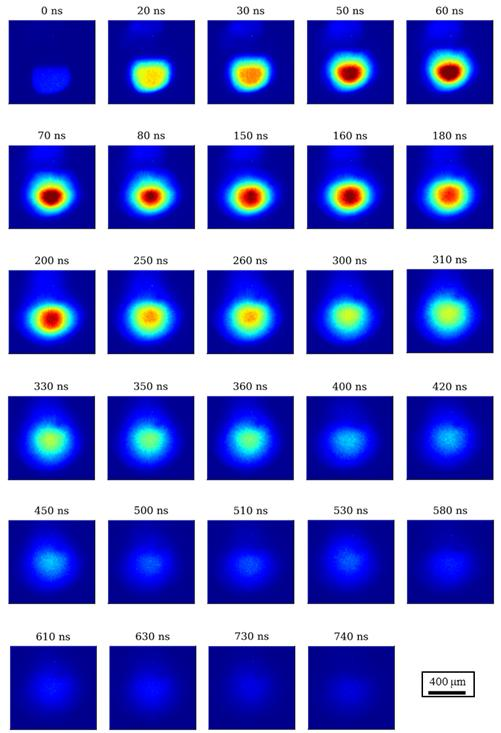
#> input picture prior/pluto/experiment/s4_source.jpeg, 501 x 733 px, found by its file name
$ python extract_experiment.py
#> lines starting #> are read from the running program, lines starting #| are printed output that depends on the picture; after the words box and inside, x2 and y2 are one past the last pixel; in counts of white or black regions, pixels touching at a corner belong together; long printed decimals are rounded
"""Digitize S4 without inventing resolution beyond the embedded JPEG."""
from pathlib import Path
import json, csv
import numpy as np
from PIL import Image
from scipy import ndimage
from scipy.spatial import cKDTree
import matplotlib
matplotlib.use('Agg')
import matplotlib.pyplot as plt

ROOT = Path(__file__).resolve().parents[1]
OUT = ROOT/'data/experimental'
TIMES = [0,20,30,50,60,70,80,150,160,180,200,250,260,300,310,
         330,350,360,400,420,450,500,510,530,580,610,630,730,740]
CALIBRATION = [20,60,150,260,400,580]

def measurements(a, pixel_um, threshold=27):
    mask=a>threshold
    labels,n=ndimage.label(mask)
    if n:
        sizes=ndimage.sum(mask,labels,np.arange(1,n+1))
        mask=labels==(1+np.argmax(sizes))
    yy,xx=np.indices(a.shape)
    signal=np.maximum(a-5,0)
    weight=signal.sum()
    xc=float((signal*xx).sum()/max(weight,1e-12))
    yc=float((signal*yy).sum()/max(weight,1e-12))
    if mask.sum()<3:
        rad=width=height=area=volume=avg=0.
    else:
        rows=np.flatnonzero(mask.any(1)); cols=np.flatnonzero(mask.any(0))
        rowwidth=[]
        for row in mask:
            x=np.flatnonzero(row)
            rowwidth.append(x[-1]-x[0]+1 if len(x) else 0)
        width=max(rowwidth)*pixel_um
        height=(rows[-1]-rows[0]+1)*pixel_um
        rad=width/2
        area=mask.sum()*pixel_um**2/1e6
        volume=np.sum(np.pi*(np.asarray(rowwidth)*pixel_um/2)**2)*pixel_um/1e9
        avg=float(a[mask].mean())
    return dict(radius_um=rad,width_um=width,height_um=height,area_mm2=area,
        apparent_volume_mm3=volume,mean_above27=avg,peak=float(a.max()),
        integrated_gray=float(signal.sum()),centroid_x_px=xc,centroid_y_px=yc)

def main():
    a=np.array(Image.open(OUT/'s4_source.jpeg').convert('RGB'))
#> a is the input picture: shape (733, 501, 3); mean R, G, B 112.9, 121.1, 204.8
    colored=(a.min(2)<200)&(a.max(2)>45)&((a.max(2).astype(int)-a.min(2))>40)
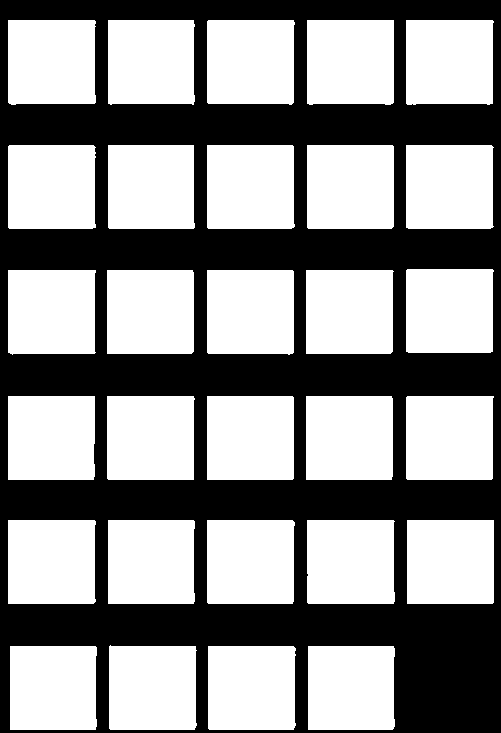
#> colored: shape (733, 501) bool; 57.6% white; 1 black region, box (x1, y1, x2, y2) and area: (0, 0, 501, 733) 155636
    lab,n=ndimage.label(colored)
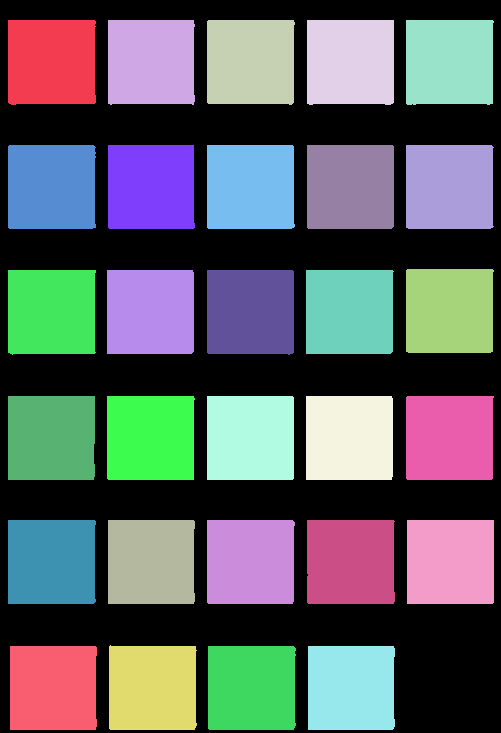
#> lab: shape (733, 501) int32; 30 distinct labels, from 0 to 29; one colour per label, 0 black
#> n = 29
    boxes=[]
    for sl in ndimage.find_objects(lab):
        if sl is None:continue
        ys,xs=sl; w=xs.stop-xs.start;h=ys.stop-ys.start
        if 60<w<100 and 60<h<100:boxes.append([xs.start,ys.start,xs.stop,ys.stop])
#> this loop made 29 passes
#> (w, h) on passes 1 to 12: (88, 85), (87, 85), (88, 85), (87, 85), (88, 85), (88, 84), (87, 84), (88, 84), (87, 84), (88, 84), (88, 84), (88, 85)
#> after the loop, boxes = 29 items, first 6: [8, 20, 96, 105], [108, 20, 195, 105], [207, 20, 295, 105], [307, 20, 394, 105], [406, 20, 494, 105], [8, 145, 96, 229]
    boxes=sorted(boxes,key=lambda q:(round(q[1]/120),q[0]))
    if len(boxes)!=29:raise RuntimeError(f'Expected 29 panels, detected {len(boxes)}')
    # Scale-bar interior excludes frame/text. The native black line occupies 36 pixels.
    roi=a[686:695,423:474]
    dark=(roi.max(2)<100)
    spans=[]
    for row in dark:
        runs=ndimage.find_objects(ndimage.label(row)[0])
        spans += [s[0].stop-s[0].start for s in runs if s and s[0].stop-s[0].start>10]
#> this loop made 9 passes
#> spans on passes 6 to 9: [36], [36, 37], [36, 37, 37], [36, 37, 37]
    scale_px=max(spans)
#> scale_px = 37
    pixel_um=400/scale_px
#> pixel_um = 10.81
    lut=(plt.get_cmap('jet')(np.linspace(0,1,256))[:,:3]*255)
    tree=cKDTree(lut)
    gray=[]; native=[];metrics=[];errors=[]
    for t,(x0,y0,x1,y1) in zip(TIMES,boxes):
        im=a[y0+1:y1-1,x0+1:x1-1]
        dist,g=tree.query(im.reshape(-1,3))
        g=g.reshape(im.shape[:2]).astype(float)
        # Preserve JPEG native sampling; place variable-sized crops into common canvas.
        native.append(im);gray.append(g);errors.append(float(np.median(dist)))
        m=measurements(g,pixel_um);m.update(time_ns=t,calibration=t in CALIBRATION)
        metrics.append(m)
#> this loop made 29 passes
#> (t, x0, y0, x1, y1, n in measurements, sizes in measurements, weight in measurements) on passes 1 to 12: (0, 8, 20, 96, 105, 1, [563], 24390), (20, 108, 20, 195, 105, 1, [1295], 152779), (30, 207, 20, 295, 105, 1, [1431], 173820), (50, 307, 20, 394, 105, 2, [20, 1686], 216262), (60, 406, 20, 494, 105, 2, [42, 1777], 229873), (70, 8, 145, 96, 229, 6, [25, 2, 1, 1, 1, 1944], 233953), (80, 108, 145, 195, 229, 2, [10, 2010], 222901), (150, 207, 145, 295, 229, 1, [1909], 228504), (160, 307, 145, 394, 229, 5, [6, 14, 1, 1, 1931], 236089), (180, 406, 145, 494, 229, 1, [2066], 227086), (200, 8, 270, 96, 355, 2, [2243, 3], 242329), (250, 107, 270, 194, 354, 5, [2, 14, 2238, 2, 7], 218072)
#> (t, x0, y0, x1, y1, n in measurements, weight in measurements, xc in measurements) on passes 28 to 29: (730, 208, 646, 296, 730, 0, 17489, 40.48), (740, 308, 646, 395, 730, 0, 13737, 39.98)
#> pass 1, in main, `im=a[y0+1:y1-1,x0+1:x1-1]`:
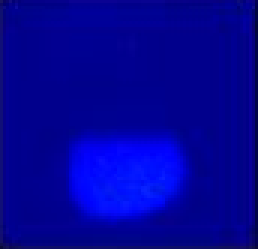
#> im: shape (83, 86, 3) (shown 3 times larger); mean R, G, B 1.5, 2, 153.5
#> pass 1, in measurements, `mask=a>threshold`:
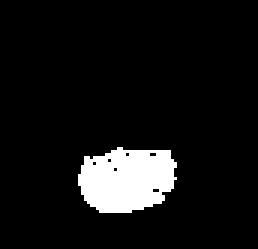
#> mask: shape (83, 86) bool (shown 3 times larger); 7.9% white; 1 white region, box (x1, y1, x2, y2) and area: (26, 49, 59, 71) 563
#> after the loop:
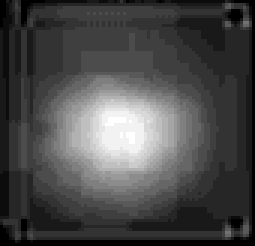
#> g: shape (82, 85) float64 (shown 3 times larger); min 0, max 20, mean 5.85; drawn with min black and max white
#> after the loop, errors = 29 values, max 2.67 at index 5, min 1.73 at index 0, mean 2.17; gray = 29 items; metrics = 29 items; native = 29 items
    h=min(g.shape[0] for g in gray);w=min(g.shape[1] for g in gray)
#> after `h = min((g.shape[0] for g in gray))`: h = 82
#> after `w = min((g.shape[1] for g in gray))`: w = 85
    gray=np.stack([g[:h,:w] for g in gray]);rgb=np.stack([g[:h,:w] for g in native])
    np.savez_compressed(OUT/'s4_frames.npz',gray=gray,rgb=rgb,times_ns=TIMES,pixel_um=pixel_um)
    with (OUT/'metrics.csv').open('w',newline='',encoding='utf-8') as f:
        wr=csv.DictWriter(f,fieldnames=list(metrics[0]));wr.writeheader();wr.writerows(metrics)
    (OUT/'manifest.json').write_text(json.dumps(dict(
        source='lpor202400388-sup-0001-suppmat.pdf',page=6,embedded_size=list(a.shape[:2]),
        panel_boxes=boxes,times_ns=TIMES,calibration_times_ns=CALIBRATION,
        scale_bar_um=400,scale_bar_native_pixels=scale_px,pixel_um=pixel_um,
        grayscale_recovery='Nearest RGB in matplotlib jet LUT; JPEG approximation, not raw CCD data',
        median_rgb_lut_residual=errors,nominal_threshold=27,
        notes=['0 ns is an observed frame, not assumed a dark exposure.',
               'S7 is from the same experiment, not independent validation.',
               'One native pixel is the minimum spatial quantization uncertainty.']
    ),indent=2),encoding='utf-8')
    fig,axes=plt.subplots(6,5,figsize=(10,12),facecolor='white')
    for i,ax in enumerate(axes.flat):
        ax.axis('off')
        if i<len(TIMES):ax.imshow(rgb[i]);ax.set_title(f'{TIMES[i]} ns',fontsize=10)
        else:ax.text(.1,.5,f'400 um = {scale_px} native px\n{pixel_um:.2f} um/pixel\nPDF digitization',fontsize=10)
    fig.suptitle('Experimental S4 - native JPEG panels',fontsize=15)
    fig.tight_layout();fig.savefig(ROOT/'figures/experimental_s4.png',dpi=160);plt.close(fig)
#> after `fig.tight_layout()`:
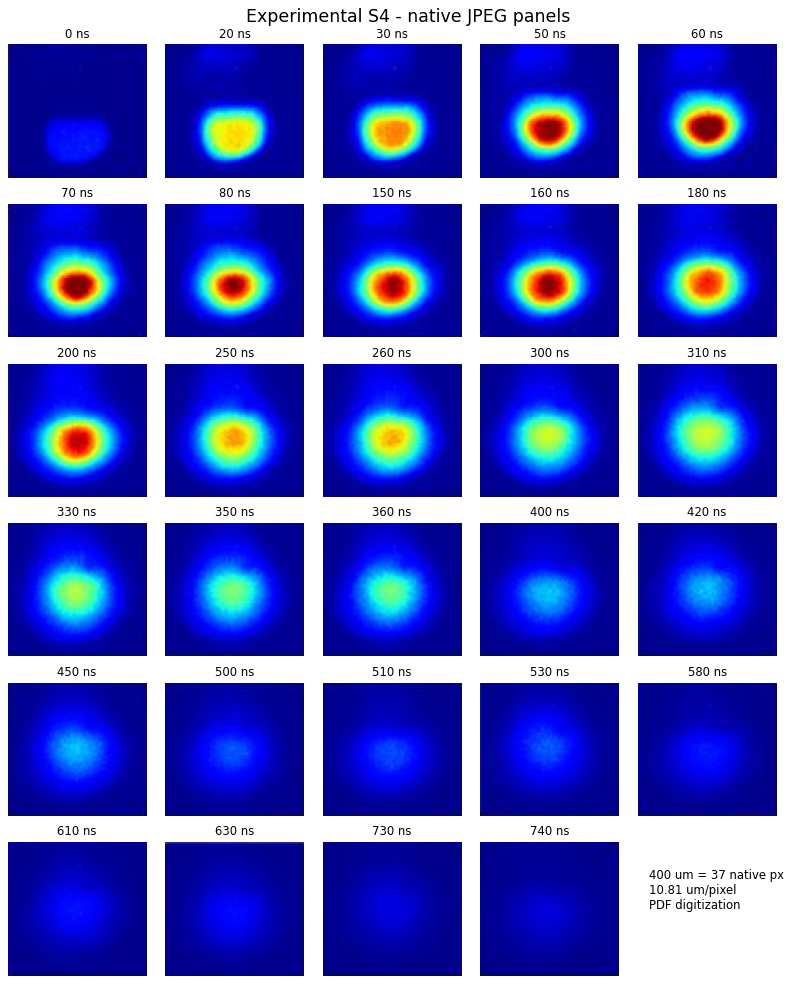
#> figure drawn by matplotlib, 29 panels
    fig,ax=plt.subplots(2,2,figsize=(10,7))
    for a1,key,label in zip(ax.flat,['radius_um','mean_above27','area_mm2','centroid_y_px'],
            ['Visible radius (um)','Mean grayscale > 27','Visible area (mm2)','Centroid y (native pixels)']):
        a1.plot(TIMES,[m[key] for m in metrics],'o-');a1.set(xlabel='Delay (ns)',ylabel=label);a1.grid(alpha=.25)
    fig.suptitle('Digitized trends - approximate grayscale, common threshold')
    fig.tight_layout();fig.savefig(ROOT/'figures/experimental_metrics.png',dpi=160);plt.close(fig)
#> after `fig.tight_layout()`:
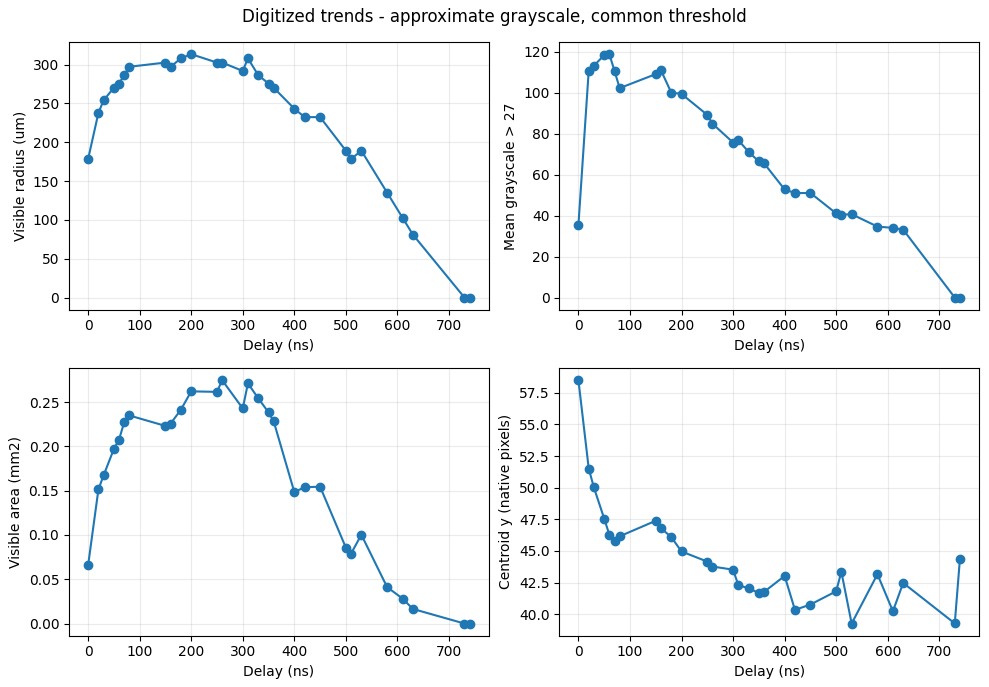
#> figure drawn by matplotlib, 4 panels; panel 1: curve peaks at x = 200, y = 313.5; panel 2: curve peaks at x = 60, y = 118.7; panel 3: curve peaks at x = 260, y = 0.275; panel 4: curve peaks at x = 0, y = 58.49
    print(json.dumps({'panels':len(boxes),'scale_px':scale_px,'pixel_um':pixel_um,'frame_shape':[h,w]}))
#| {"panels": 29, "scale_px": 37, "pixel_um": 10.811, "frame_shape": [82, 85]}

if __name__=='__main__':main()
